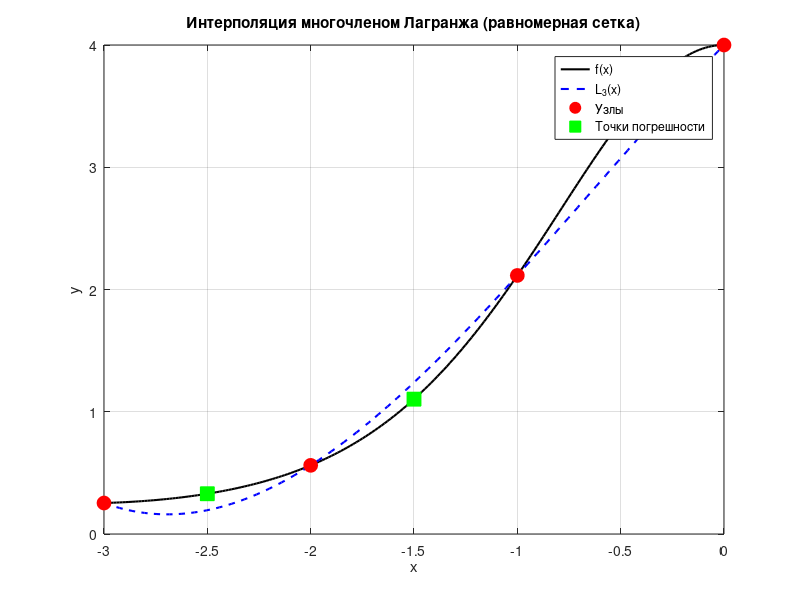
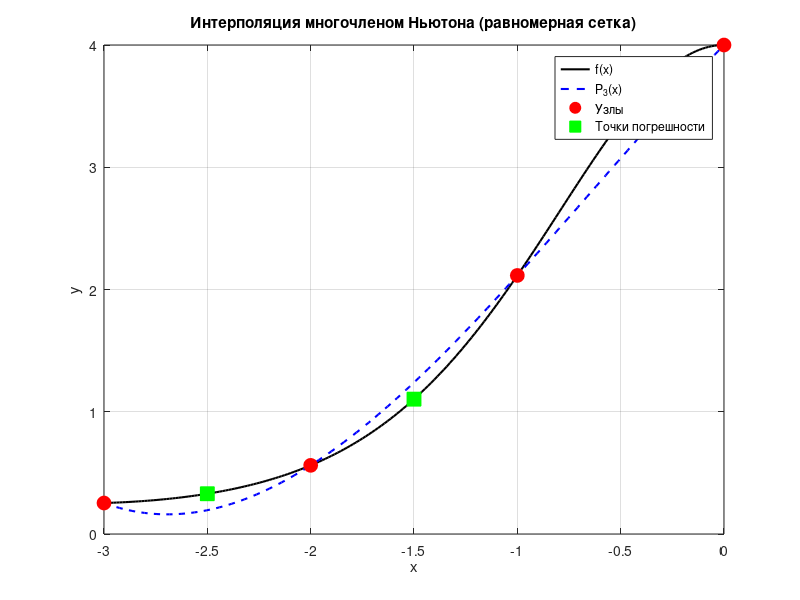

The MATLAB script that drew these images, in order:
% Лабораторная работа №4, вариант 5
% f(x) = 4^(cos(x)), [a,b] = [-3, 0]
clear; clc; close all;

a = -3;
b = 0;

% Узлы равномерной сетки (4 узла для полинома 3-й степени)
n = 3;
x_nodes = linspace(a, b, n+1);  % [-3, -2, -1, 0]

% Функция f(x) = 4^(cos(x))
f = @(x) 4 .^ (cos(x));
y_nodes = f(x_nodes);

% Точки для оценки погрешности
x_j = [(5*a + b)/6, (a + b)/2, (a + 5*b)/6];  % = [-2.5, -1.5, -0.5]
y_j = f(x_j);

%% ==========================
%% Многочлен Лагранжа
%% ==========================

% Базисные полиномы (ручной расчёт для 4 узлов)
l0 = @(x) ((x - x_nodes(2)) .* (x - x_nodes(3)) .* (x - x_nodes(4))) ./ ...
          ((x_nodes(1) - x_nodes(2)) * (x_nodes(1) - x_nodes(3)) * (x_nodes(1) - x_nodes(4)));
l1 = @(x) ((x - x_nodes(1)) .* (x - x_nodes(3)) .* (x - x_nodes(4))) ./ ...
          ((x_nodes(2) - x_nodes(1)) * (x_nodes(2) - x_nodes(3)) * (x_nodes(2) - x_nodes(4)));
l2 = @(x) ((x - x_nodes(1)) .* (x - x_nodes(2)) .* (x - x_nodes(4))) ./ ...
          ((x_nodes(3) - x_nodes(1)) * (x_nodes(3) - x_nodes(2)) * (x_nodes(3) - x_nodes(4)));
l3 = @(x) ((x - x_nodes(1)) .* (x - x_nodes(2)) .* (x - x_nodes(3))) ./ ...
          ((x_nodes(4) - x_nodes(1)) * (x_nodes(4) - x_nodes(2)) * (x_nodes(4) - x_nodes(3)));

L = @(x) y_nodes(1)*l0(x) + y_nodes(2)*l1(x) + y_nodes(3)*l2(x) + y_nodes(4)*l3(x);

L_xj = L(x_j);
errors_L = abs(y_j - L_xj);

% Вывод таблицы для Лагранжа
fprintf("Узлы и значения функции f(x) = 4^(cos(x)):\n");
for i = 1:length(x_nodes)
    fprintf("x_%d = %.3f, f(x_%d) = %.6f\n", i-1, x_nodes(i), i-1, y_nodes(i));
end

fprintf('\nТаблица результатов (Лагранж, равномерная сетка):\n');
fprintf('-------------------------------------------------------------\n');
fprintf('j   x_j        f(x_j)      L3(x_j)      |f(x_j) - L3(x_j)|\n');
fprintf('-------------------------------------------------------------\n');
for j = 1:length(x_j)
    fprintf('%d   %6.3f   %10.6f   %10.6f   %10.6e\n', ...
            j-1, x_j(j), y_j(j), L_xj(j), errors_L(j));
end
fprintf('-------------------------------------------------------------\n');

% График для Лагранжа
xx = linspace(a, b, 200);
figure;
plot(xx, f(xx), 'k-', 'LineWidth', 1.5); hold on;
plot(xx, L(xx), 'b--', 'LineWidth', 1.5);
plot(x_nodes, y_nodes, 'ro', 'MarkerSize', 10, 'MarkerFaceColor', 'r');
plot(x_j, y_j, 'gs', 'MarkerSize', 10, 'MarkerFaceColor', 'g');
grid on;
xlabel('x'); ylabel('y');
legend('f(x)', 'L_3(x)', 'Узлы', 'Точки погрешности', 'Location', 'best');
title('Интерполяция многочленом Лагранжа (равномерная сетка)');
hold off;

%% ==========================
%% Многочлен Ньютона
%% ==========================

% Разделённые разности
coeff = y_nodes;
for j = 2:length(x_nodes)
    for i = length(x_nodes):-1:j
        coeff(i) = (coeff(i) - coeff(i-1)) / (x_nodes(i) - x_nodes(i-j+1));
    end
end

P = @(x) coeff(1) ...
       + coeff(2)*(x - x_nodes(1)) ...
       + coeff(3)*(x - x_nodes(1)).*(x - x_nodes(2)) ...
       + coeff(4)*(x - x_nodes(1)).*(x - x_nodes(2)).*(x - x_nodes(3));

P_xj = P(x_j);
errors_P = abs(y_j - P_xj);

% Вывод таблицы для Ньютона
fprintf('\nКоэффициенты полинома Ньютона:\n');
for i = 1:length(coeff)
    fprintf('a%d = %.6f\n', i-1, coeff(i));
end

fprintf('\nТаблица результатов (Ньютон, равномерная сетка):\n');
fprintf('-------------------------------------------------------------\n');
fprintf('j   x_j        f(x_j)      P3(x_j)      |f(x_j) - P3(x_j)|\n');
fprintf('-------------------------------------------------------------\n');
for j = 1:length(x_j)
    fprintf('%d   %6.3f   %10.6f   %10.6f   %10.6e\n', ...
            j-1, x_j(j), y_j(j), P_xj(j), errors_P(j));
end
fprintf('-------------------------------------------------------------\n');

% График для Ньютона
figure;
plot(xx, f(xx), 'k-', 'LineWidth', 1.5); hold on;
plot(xx, P(xx), 'b--', 'LineWidth', 1.5);
plot(x_nodes, y_nodes, 'ro', 'MarkerSize', 10, 'MarkerFaceColor', 'r');
plot(x_j, y_j, 'gs', 'MarkerSize', 10, 'MarkerFaceColor', 'g');
grid on;
xlabel('x'); ylabel('y');
legend('f(x)', 'P_3(x)', 'Узлы', 'Точки погрешности', 'Location', 'best');
title('Интерполяция многочленом Ньютона (равномерная сетка)');
hold off;

%% ==========================
%% Сравнение Лагранжа и Ньютона
%% ==========================

fprintf('\nСравнение погрешностей интерполяции:\n');
fprintf('---------------------------------------------------------------------\n');
fprintf('j   |L3(x_j)-f(x_j)|   |P3(x_j)-f(x_j)|   Разность погрешностей\n');
fprintf('---------------------------------------------------------------------\n');
for j = 1:length(x_j)
    diff_err = abs(errors_L(j) - errors_P(j));
    fprintf('%d   %16.6e   %16.6e   %16.2e\n', ...
            j-1, errors_L(j), errors_P(j), diff_err);
end
fprintf('---------------------------------------------------------------------\n');

if max(abs(errors_L - errors_P)) < 1e-12
    fprintf('\nВывод: погрешности для многочленов Лагранжа и Ньютона совпадают\n');
    fprintf('       с точностью до машинной точности — это один и тот же полином.\n');
else
    fprintf('\nВнимание: обнаружено расхождение между погрешностями!\n');
end
